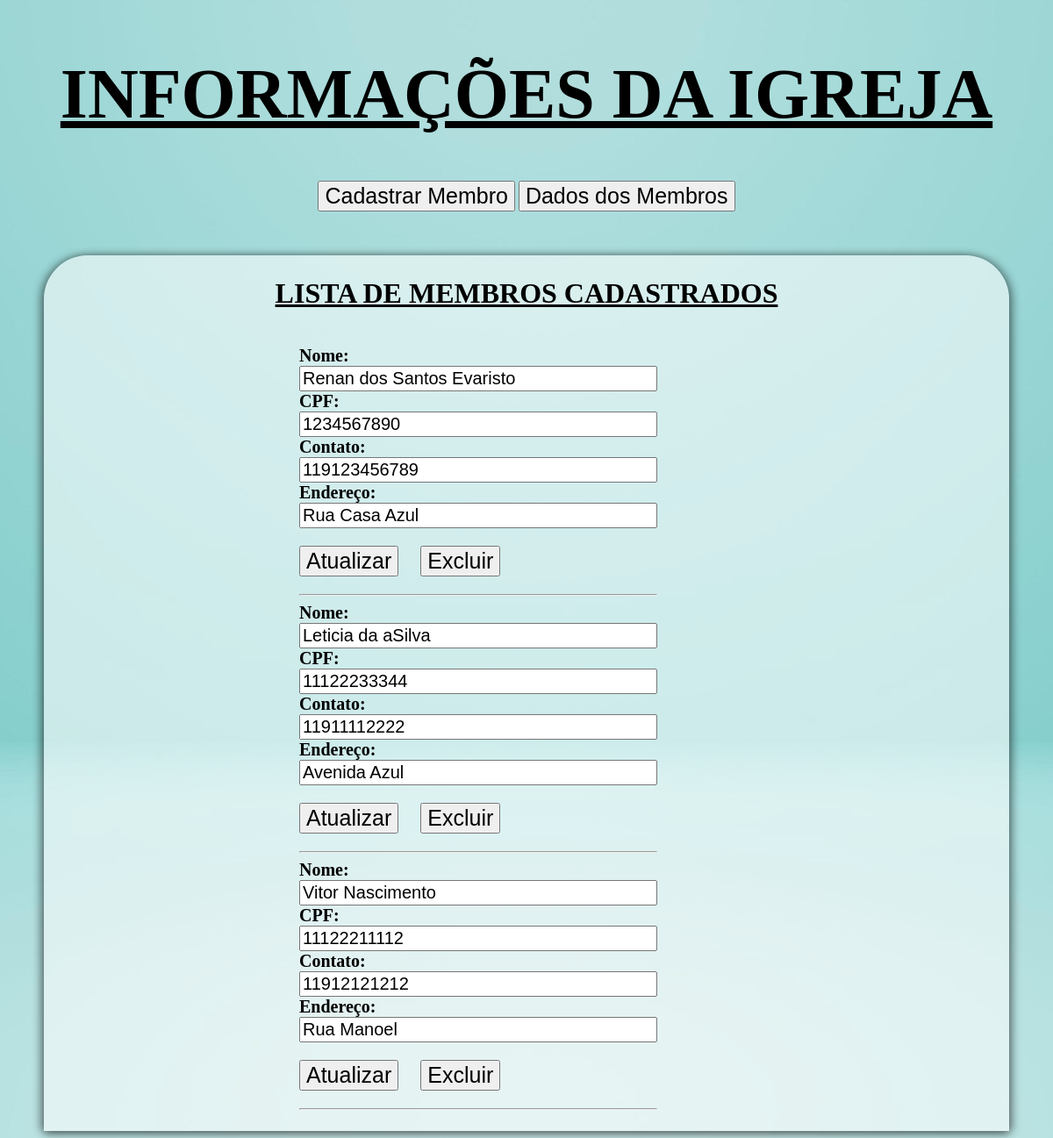
Page /dadosMembros on the committed database.
### app.py (models this page shows)
class Adulto(db.Model):
  id = db.Column(db.Integer, primary_key = True)
  nome = db.Column(db.String(100), nullable=False)
  cpf = db.Column(db.BigInteger, unique=True)
  contato = db.Column(db.BigInteger, nullable=False)
  endereco = db.Column(db.String(200), nullable=False)

### app.py (the view)
@app.route('/dadosMembros')
def dadosMembros():
  adultos = Adulto.query.all()
  return render_template('dadosMembros.html', adultos=adultos)

### templates/dadosMembros.html (shortened to what this page needs)
{% extends 'base02.html' %}
{% block estilo %}
<link rel="stylesheet" href="{{ url_for('static', filename='dadosMembros.css') }}">
{% endblock %}
{% block conteudo %}
<div class="baseDeFundo">
  <h1 style="margin: 25px; text-decoration: underline;">LISTA DE MEMBROS CADASTRADOS</h1>
  <ul>
    {% for adulto in adultos %}
    <li style="list-style-type: none; margin-left: -150px;">
      <form action="/atualizar/{{ adulto.id }}" method="POST" style="display: inline; font-size: 20px;">
        <label><b>Nome: </b></label><br>
        <input type="text" name="nome" value="{{ adulto.nome }}" style="height: auto; width: 400px; font-size: 20px;"><br>
        <label><b>CPF: </b></label><br>
        <input type="number" name="cpf" value="{{ adulto.cpf }}" style="height: auto; width: 400px; font-size: 20px;"><br>
        <label><b>Contato: </b></label><br>
        <input type="text" name="contato" value="{{ adulto.contato }}" style="height: auto; width: 400px; font-size: 20px;"><br>
        <label><b>Endereço: </b></label><br>
        <input type="text" name="endereco" value="{{ adulto.endereco }}" style="height: auto; width: 400px; font-size: 20px;"><br>
        <button type="submit" style="font-size: 25px; margin: 20px 20px 0 0;">Atualizar</button>
      </form>
      <form action="/deletar/{{ adulto.id }}" method="POST" style="display: inline;"><button type="submit" style="font-size: 25px; margin: 20px 0 0 0 ;">Excluir</button></form>
      <hr style="margin-top: 20px;">
    </li>
    {% endfor %}
  </ul>
</div>
{% endblock %}

### templates/base02.html (shortened to what this page needs)
<!DOCTYPE html>
<html lang="pt-br">
<head>
  {% block estilo %}
  {% endblock %}
</head>
<body>
  <h1 style="font-size: 80px; text-decoration: underline;">INFORMAÇÕES DA IGREJA</h1>
  <div style="margin-bottom: 50px;">
    <a href="/cadastroMembro"><button style="font-size: 25px;">Cadastrar Membro</button></a>
    <a href="/dadosMembros"><button style="font-size: 25px;">Dados dos Membros</button></a>
  </div>
  {% block conteudo %}
  {% endblock %}
</body>
</html>

### static/dadosMembros.css (style rules this page uses)
body { display: flex; flex-direction: column; align-items: center; background-image: url("/static/images/fundo.jpg"); background-size: cover; background-position: center; }
.baseDeFundo { display: flex; flex-direction: column; align-items: center; width: 1100px; border-radius: 50px 50px 0 0; background-color: rgba(255, 255, 255, 0.555); box-shadow: 5px 0 10px rgba(0, 0, 0, 0.3), -5px 0 10px rgba(0, 0, 0, 0.3), 0 5px 10px rgba(0, 0, 0, 0.3); }

### rows in the picture
Adulto: nome "Renan dos Santos Evaristo", cpf "1234567890", contato "119123456789", endereco "Rua Casa Azul"
Adulto: nome "Leticia da aSilva", cpf "11122233344", contato "11911112222", endereco "Avenida Azul"
Adulto: nome "Vitor Nascimento", cpf "11122211112", contato "11912121212", endereco "Rua Manoel"
